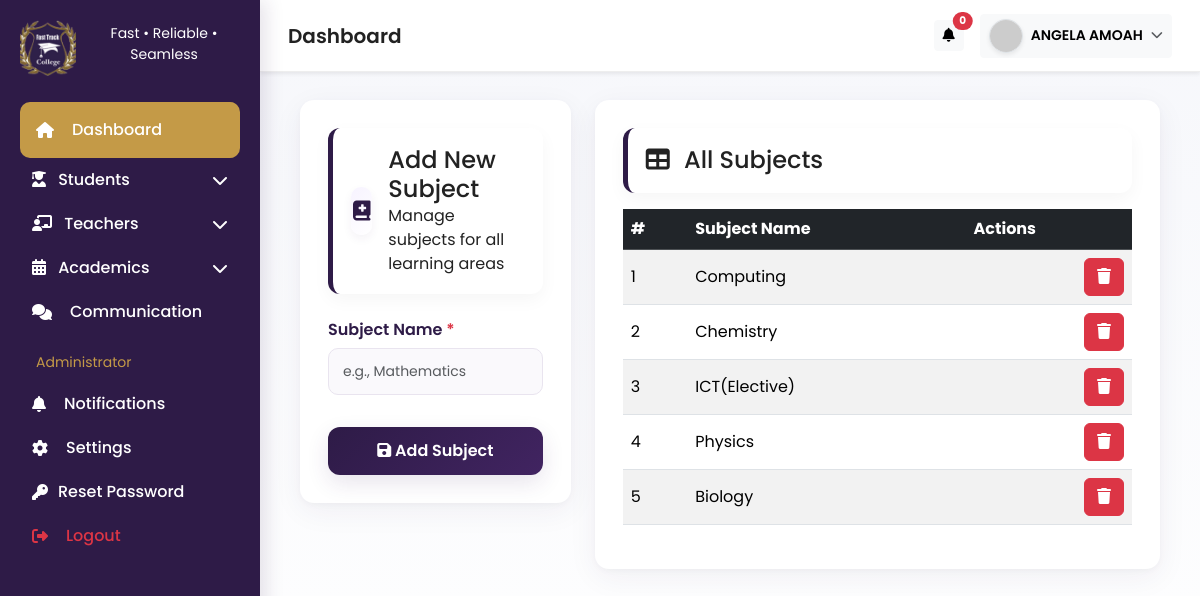
The page /pages/add_subject.php (signed in) on the database its author committed.
### tables this page shows
CREATE TABLE `subjects` (
  `id` int(10) NOT NULL,
  `subject_name` varchar(50) NOT NULL
);

### pages/add_subject.php (the view, shortened to what this page needs)
<?php
include '../includes/db_connection.php';
?>
<!DOCTYPE html>
<html lang="en">
<head>
    <link href="https://cdn.jsdelivr.net/npm/bootstrap@5.3.2/dist/css/bootstrap.min.css" rel="stylesheet">
    <link href="https://cdnjs.cloudflare.com/ajax/libs/font-awesome/6.5.0/css/all.min.css" rel="stylesheet">
    <link href="../assets/css/styles.css" rel="stylesheet">
</head>
<body>
    <?php
if ($_SESSION['user_role'] === 'Super_Admin') {
    include '../includes/super_admin_sidebar.php';
} elseif ($_SESSION['user_role'] === 'Administrator') {
    include '../includes/administrator_sidebar.php';
}
?>
    <?php include '../includes/topbar.php'; ?>
    <main class="main" id="main">
        <div class="container-fluid">
            <div class="row g-4">
                <div class="col-12 col-lg-4">
                    <div class="form-card">
                        <div class="header-box mb-4 d-flex align-items-center gap-3">
                            <div style="
                                width:48px;height:48px;border-radius:10px;
                                background:linear-gradient(135deg,#f7f3ff,#fff);
                                display:flex;align-items:center;justify-content:center;
                                box-shadow:0 4px 10px rgba(65,36,97,0.06);">
                                <i class="fas fa-book-medical" style="color:var(--primary-dark);font-size:20px;"></i>
                            </div>
                            <div>
                                <h4 class="title-h mb-0">Add New Subject</h4>
                                <div class="subtitle">Manage subjects for all learning areas</div>
                            </div>
                        </div>
                        <form action="../handlers/process_add_subject.php" method="POST">
                            <div class="mb-3">
                                <label class="form-label">Subject Name <span class="text-danger">*</span></label>
                                <input type="text" name="subject_name" class="form-control form-control-lg"
                                    placeholder="e.g., Mathematics" required>
                            </div>
                            <button type="submit" class="btn-primary-custom w-100 mt-3">
                                <i class="fas fa-save"></i> Add Subject
                            </button>
                        </form>
                    </div>
                </div>
                <div class="col-12 col-lg-8">
                    <div class="form-card">
                        <div class="header-box mb-3 d-flex justify-content-between align-items-center">
                            <h4 class="title-h mb-0">
                                <i class="fas fa-table me-2"></i> All Subjects
                            </h4>
                        </div>
                        <div class="table-responsive">
                            <table class="table table-striped table-hover align-middle">
                                <thead class="table-dark">
                                    <tr>
                                        <th>#</th>
                                        <th>Subject Name</th>
                                        <th>Actions</th>
                                    </tr>
                                </thead>
                                <tbody>
                                    <?php
                                    $query = $pdo->query("SELECT * FROM subjects ORDER BY id DESC");
                                    $results = $query->fetchAll(PDO::FETCH_ASSOC);
                                    $i = 1;
                                    if (count($results) > 0) {
                                        foreach ($results as $row) {
                                            echo "
                                            <tr>
                                                <td>{$i}</td>
                                                <td>{$row['subject_name']}</td>
                                              <td class='text-end'>
    <a href='../handlers/delete_subject.php?id={$row['id']}'
       class='btn btn-md btn-danger'
       onclick='return confirm(\"Are you sure?\")'>
        <i class='fas fa-trash'></i>
    </a>
</td>
                                            </tr>";
                                            $i++;
                                        }
                                    } else {
                                        echo "<tr><td colspan='5' class='text-center text-muted'>No subjects added yet.</td></tr>";
                                    }
                                    ?>
                                </tbody>
                            </table>
                        </div>
                    </div>
                </div>
            </div>
        </div>
    </main>
</body>
</html>

### Assets/css/styles.css (style rules this page uses)
:root { --primary-dark: #2e1b47; --primary-500: #412461; --accent: #c49a47; --muted: #6b6b6b; --surface: #ffffff; --soft: #faf9fc; --glass: rgba(142, 106, 181, 0.08); --card-radius: 12px; }
html, body { height: 100%; }
body { font-family: "Poppins", sans-serif; background: linear-gradient(180deg, #f6f7fb 0%, #fff 100%); color: #222; margin: 0; -webkit-font-smoothing: antialiased; -moz-osx-font-smoothing: grayscale; }
.main { margin-left: 260px; padding: 28px; transition: margin-left 0.35s ease; min-height: calc(100vh - 72px); }
.form-card { background: var(--surface); border-radius: 14px; padding: 28px; box-shadow: 0 8px 30px rgba(49, 37, 88, 0.06), 0 2px 6px rgba(0, 0, 0, 0.03); transition: all 0.28s ease; }
.header-box { display: flex; gap: 18px; align-items: center; justify-content: space-between; padding: 18px; background: var(--surface); border-radius: 12px; border-left: 5px solid var(--primary-dark); box-shadow: 0 6px 18px rgba(0, 0, 0, 0.04); }
.form-label { color: var(--primary-dark); font-weight: 600; margin-bottom: 6px; display: block; }
.form-control-lg, .form-select-lg, textarea.form-control-lg { border-radius: 10px; padding: 12px 14px; border: 1.2px solid #e9e4ef; background: var(--soft); transition: all 0.22s ease; font-size: 14px; }
.btn-primary-custom { align-items: center; gap: 8px; background: linear-gradient(135deg, var(--primary-dark), var(--primary-500)); border: none; color: #fff; padding: 12px 18px; border-radius: 12px; font-weight: 600; transition: all 0.22s ease; box-shadow: 0 8px 22px rgba(65, 36, 97, 0.12); }

### rows shown on the page
subjects: subject_name "Computing"
subjects: subject_name "Chemistry"
subjects: subject_name "ICT(Elective)"
subjects: subject_name "Physics"
subjects: subject_name "Biology"

### other values the page prints
$total_notifications "0"
$user_name "ANGELA AMOAH"
